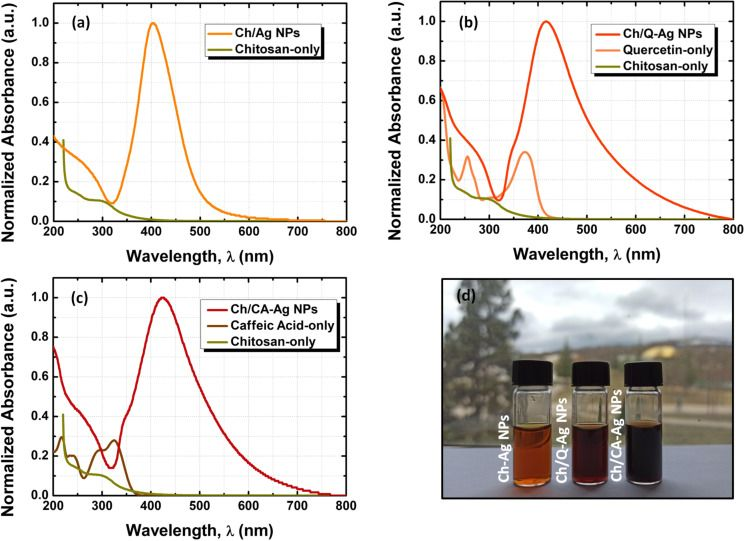
#> input picture imagenes_v02/PMC10043739/Beilstein_J_Nanotechnol-14-362-g003.jpg, 746 x 541 px
$ python -i ajuste1.py   (imports and definitions only)
#> lines starting #> are read from the running program, lines starting #| are printed output that depends on the picture; after the words box and inside, x2 and y2 are one past the last pixel; in counts of white or black regions, pixels touching at a corner belong together
#> further down, picture is the input picture: PIL image 746x541 RGB; mean R, G, B 221, 218.7, 216.6
"""Inventario y segmentación local reproducible. No realiza peticiones de red."""
from __future__ import annotations
import argparse, csv, hashlib, html, json, math, os, random, re, shutil, time
from pathlib import Path
from xml.etree import ElementTree as ET
import numpy as np
import pandas as pd
from PIL import Image, ImageDraw, ImageFont, ImageOps
from scipy import ndimage as ndi

ROOT=Path(__file__).resolve().parents[2]
OUT=ROOT/'modelos/imagenes_v02'; CROPS=ROOT/'producto/imagenes_recortes'
OLD=ROOT/'producto/imagenes'; NEW=ROOT/'producto/imagenes_v02'
EXT={'.jpg','.jpeg','.png','.tif','.tiff','.gif','.webp'}
CONFIG={'version':'ajuste1-4','ejes_fraccion_lineas_max':.08,'seed':20261023,'max_dim_analisis':1400,'blanco':245,'mixta_area_sin_tecnica':.42,
 'dilatacion_px':3,'fusion_cajas_px':5,'adjuntar_texto_px':22,'area_min':.03,
 'tinta_min':.02,'pixeles_tinta_min':120,'aspecto_max':8,'franja_tinta_max':.012,
 'franja_ancho_min':2,'padding_px':4}
CH=hashlib.sha256(json.dumps(CONFIG,sort_keys=True).encode()).hexdigest()[:12]
TECNICA_CONFIG={'version':'solo_etiquetas_prefijo_2','herencia_figura':False,
 'pies_no_fiables':{'7310a3b9204e1d2f526721022214a7c8315a4ce6d9dd7584fd7642d161a81f6e':
 'PMC10605403, Figure 3: el pie intercambia las técnicas de a/b/c respecto de la imagen. Detectado visualmente en lote 17; abstención de toda asignación, sin reinterpretar el pie.'}}
TH=hashlib.sha256(json.dumps(TECNICA_CONFIG,sort_keys=True).encode()).hexdigest()[:12]
TECH_PAT={
 'cryo-EM':r'cryo[-\s]?(?:TEM|EM|electron)', 'HRTEM':r'\bHR[-\s]?TEM\b',
 'STEM':r'\bSTEM\b|scanning transmission electron', 'TEM':r'\bTEM\b|transmission electron',
 'SEM':r'\bSEM\b|scanning electron', 'AFM':r'\bAFM\b|atomic force microscop',
 'XRD':r'\bXRD\b|diffract(?:ion|ogram)', 'FTIR':r'FT[-\s]?IR|infrared|Fourier.transform',
 'UVVis':r'UV[-\s]?(?:vis|visible)|ultraviolet|absorbance|absorption spectr',
 'SAXS':r'\bSAXS\b|small.angle X.ray', 'EDS':r'\bEDS\b|\bEDX\b|energy.dispersive',
 'Raman':r'Raman|\bSERS\b','DLS':r'\bDLS\b|dynamic light scattering|size distribution',
 'zeta':r'zeta(?: potential)?(?: distribution)?'}
RX={k:re.compile(v,re.I) for k,v in TECH_PAT.items()}
MIC={'TEM','SEM','STEM','HRTEM','cryo-EM','AFM'}; SPEC=set(RX)-MIC

def load(p): return pd.read_csv(p,dtype=str,keep_default_na=False,encoding='utf-8-sig')
def dump(p,x):
 p.parent.mkdir(parents=True,exist_ok=True); t=p.with_suffix(p.suffix+'.tmp')
 t.write_text(json.dumps(x,ensure_ascii=False,indent=2),encoding='utf-8'); t.replace(p)
def csvout(p,rows,columns=None):
 df=pd.DataFrame(rows,columns=columns); t=p.with_suffix('.csv.tmp'); df.to_csv(t,index=False,encoding='utf-8-sig'); t.replace(p)
def clean(s):
 s=str(s or '').translate(str.maketrans({'\u2212':'-','\u2013':'-','\u2014':'-','\u00ad':'','\u200b':''}))
 return re.sub(r'\s+',' ',''.join(c for c in s if c.isprintable() or c.isspace())).strip()
# [6 lines left out: function tech, not called in this run]
def fk(s):
 m=re.search(r'\d+',s); return m.group(0) if m else clean(s).lower()
# [4 lines left out: function figure_type, not called in this run]
def ordered_articles():
 a=load(ROOT/'curation/ext_articulos.csv'); a=a[a.tier.isin(['E1','E2'])].copy()
 a['_tier']=a.tier.map({'E1':0,'E2':1}); return a.sort_values('_tier',kind='stable').reset_index(drop=True)
# [49 lines left out: functions archive, full_figs, inventory, not called in this run]
def checkpoint(s):
 with (OUT/'CHECKPOINTS.md').open('a',encoding='utf-8') as f: f.write(f'\n## {time.strftime("%Y-%m-%d %H:%M:%S")} · Ajuste 1\n{s}\n')
def overlap(a,b): return min(a[2],b[2])>max(a[0],b[0]) and min(a[3],b[3])>max(a[1],b[1])
def distance(a,b): return math.hypot(max(a[0]-b[2],b[0]-a[2],0),max(a[1]-b[3],b[1]-a[3],0))
def union(a,b): return (min(a[0],b[0]),min(a[1],b[1]),max(a[2],b[2]),max(a[3],b[3]))
def merge(boxes,gap=0):
 boxes=list(boxes); changed=True
 while changed:
  changed=False
  for i in range(len(boxes)):
   for j in range(i+1,len(boxes)):
    if overlap(boxes[i],boxes[j]) or distance(boxes[i],boxes[j])<=gap:
     boxes[i]=union(boxes[i],boxes[j]); boxes.pop(j); changed=True; break
   if changed: break
 return boxes
def bands(mask,box,depth=0):
 x0,y0,x1,y1=box; sub=mask[y0:y1,x0:x1]; h,w=sub.shape
 if depth>=5 or min(h,w)<100: return [box]
 candidates=[]
 for axis,p in [(0,sub.mean(axis=1)),(1,sub.mean(axis=0))]:
  length=len(p); ok=p<=CONFIG['franja_tinta_max']; labs,n=ndi.label(ok)
  for sl in ndi.find_objects(labs):
   if sl is None: continue
   st,en=sl[0].start,sl[0].stop
   if en-st<CONFIG['franja_ancho_min'] or st<.14*length or en>.86*length: continue
   candidates.append(((en-st)/length,axis,(st+en)//2))
 if not candidates: return [box]
 _,axis,k=max(candidates)
 if axis==0: children=[(x0,y0,x1,y0+k),(x0,y0+k,x1,y1)]
 else: children=[(x0,y0,x0+k,y1),(x0+k,y0,x1,y1)]
 return sum((bands(mask,b,depth+1) for b in children),[])
def segment(im,diagnostics=None):
 w,h=im.size; scale=min(1.,CONFIG['max_dim_analisis']/max(w,h)); W,H=max(1,round(w*scale)),max(1,round(h*scale))
#> after `w, h = im.size`: w = 746; h = 541
#> after `scale = min(1.0, CONFIG['max_dim_analisis'] / max(w, h))`: scale = 1
#> after `W, H = (max(1, round(w * scale)), max(1, round(h * scale)))`: W = 746; H = 541
 a=np.asarray(im.resize((W,H)).convert('RGB')); ink=a.min(axis=2)<CONFIG['blanco']
#> after `ink = a.min(axis=2) < CONFIG['blanco']`:
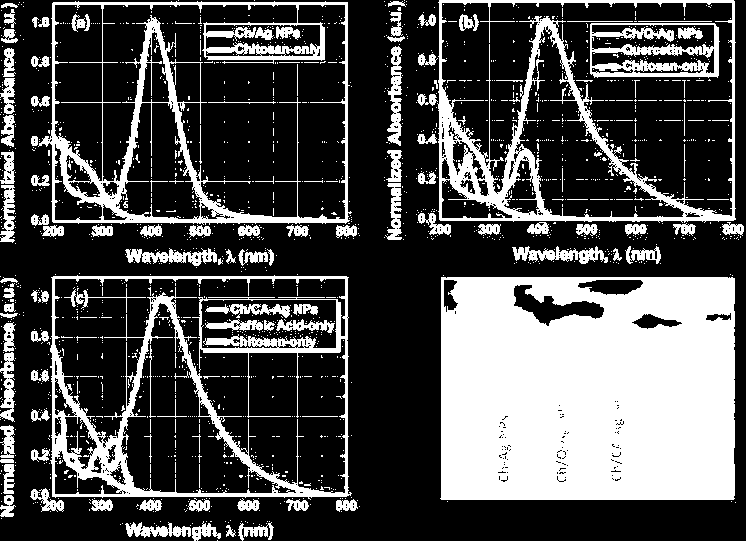
#> ink: shape (541, 746) bool; 30.9% white; 1758 white regions (1635 under 20 px), largest, box (x1, y1, x2, y2) and area: (440, 277, 735, 500) 62259, (50, 275, 352, 500) 12577, (38, 1, 352, 225) 11963
 regions=bands(ink,(0,0,W,H)); boxes=[]; tiny=[]
#> the loop in bands, `for axis,p in [(0,sub.mean(axis=1)),(1,sub.mean(axis=0))]:` made 2 passes
#> (axis, length, n) on passes 1 to 2: (0, 541, 6), (1, 746, 5)
#> after the loop in bands, `for axis,p in [(0,sub.mean(axis=1)),(1,sub.mean(axis=0))]:`: candidates = [(0.00924, 0, 244), (0.0203, 0, 270), (0.0402, 1, 372), (0.0134, 1, 412)]
#> in bands, `_,axis,k=max(candidates)`: axis = 1; k = 372
#> in bands, `else: children=[(x0,y0,x0+k,y1),(x0+k,y0,x1,y1)]`: children = [(0, 0, 372, 541), (372, 0, 746, 541)]
#> after `regions = bands(ink, (0, 0, W, H))`: regions = [(0, 0, 372, 271), (0, 271, 372, 541), (372, 0, 746, 270), (372, 270, 746, 541)]
 for region in regions:
  x0,y0,x1,y1=region; mask=ink[y0:y1,x0:x1]
  dil=ndi.binary_dilation(mask,structure=np.ones((CONFIG['dilatacion_px'],)*2))
  labels,n=ndi.label(dil)
  for sl in ndi.find_objects(labels):
   if sl is None: continue
   ys,xs=sl; b=(x0+xs.start,y0+ys.start,x0+xs.stop,y0+ys.stop)
   area=(b[2]-b[0])*(b[3]-b[1]); ticks=int(ink[b[1]:b[3],b[0]:b[2]].sum())
   (boxes if area>=CONFIG['area_min']*W*H and ticks>=CONFIG['pixeles_tinta_min'] else tiny).append(b)
#> this loop made 4 passes
#> (x0, y0, x1, y1, n) on passes 1 to 4: (0, 0, 372, 271, 58), (0, 271, 372, 541, 49), (372, 0, 746, 270, 66), (372, 270, 746, 541, 1)
#> pass 1, in segment, `mask = ink[y0:y1, x0:x1]`:
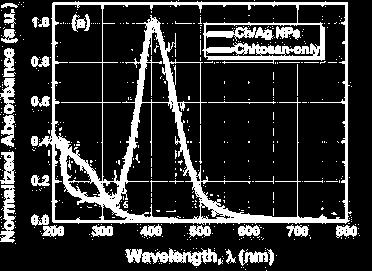
#> mask: shape (271, 372) bool; 18.7% white; 499 white regions (460 under 20 px), largest, box (x1, y1, x2, y2) and area: (38, 1, 352, 225) 11963, (125, 248, 217, 266) 847, (0, 185, 16, 243) 520
#> pass 1, in segment, `dil=ndi.binary_dilation(mask,structure=np.ones((CONFIG['dilatacion_px'..`:
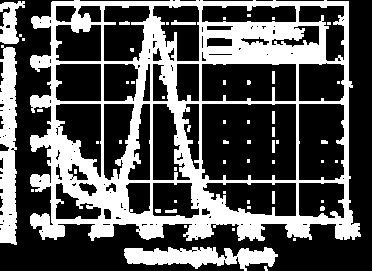
#> dil: shape (271, 372) bool; 33.8% white; 55 white regions (38 under 20 px), largest, box (x1, y1, x2, y2) and area: (30, 0, 361, 241) 27559, (0, 45, 17, 245) 2800, (124, 247, 278, 271) 2210
#> pass 1, in segment, `labels,n=ndi.label(dil)`:
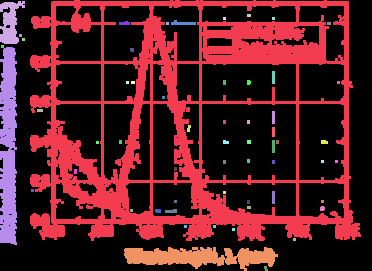
#> labels: shape (271, 372) int32; 59 distinct labels, from 0 to 58; one colour per label, 0 black
#> pass 2, in segment, `mask = ink[y0:y1, x0:x1]`:
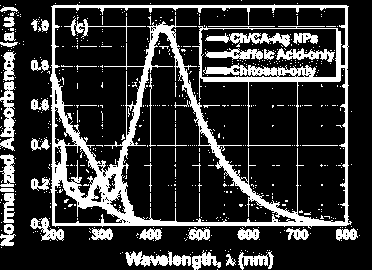
#> mask: shape (270, 372) bool; 21.3% white; 619 white regions (576 under 20 px), largest, box (x1, y1, x2, y2) and area: (50, 4, 352, 229) 12577, (0, 81, 15, 151) 587, (125, 251, 191, 267) 581
#> after the loop:
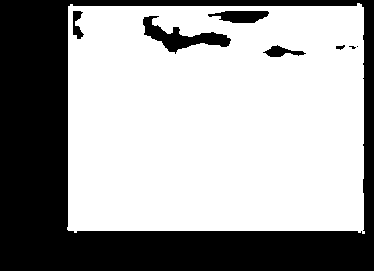
#> dil: shape (271, 374) bool; 63.6% white; 8 black regions (2 under 20 px), largest, box (x1, y1, x2, y2) and area: (0, 0, 374, 271) 34738, (143, 16, 231, 54) 1191, (208, 11, 269, 23) 523, (263, 45, 306, 57) 245, (73, 11, 84, 39) 178, (336, 45, 345, 50) 27
#> after the loop:
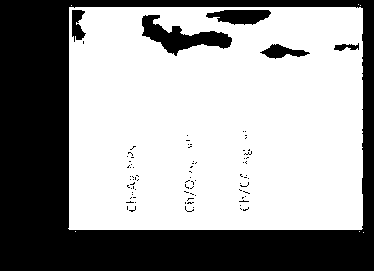
#> mask: shape (271, 374) bool; 61.4% white; 85 black regions (79 under 20 px), largest, box (x1, y1, x2, y2) and area: (0, 0, 374, 271) 35836, (142, 15, 232, 56) 1511, (206, 10, 271, 25) 689, (260, 44, 310, 59) 375, (72, 10, 86, 42) 290, (334, 43, 359, 51) 115
 boxes=merge(boxes,CONFIG['fusion_cajas_px'])
 # Attach panel labels, ticks, scale bars to the nearest large panel without joining separate panels.
 unattached=[]
 for b in tiny:
  if boxes:
   ds=[distance(b,c) for c in boxes]; i=int(np.argmin(ds))
   if ds[i]<=CONFIG['adjuntar_texto_px']: boxes[i]=union(boxes[i],b)
   else: unattached.append(b)
 boxes=merge(boxes,0)
 if len(boxes)<2: return [(0,0,w,h)],'compuesta_sin_separar'
 result=[]
 pad=CONFIG['padding_px']
 for x0,y0,x1,y1 in boxes:
  result.append((max(0,int((x0-pad)/scale)),max(0,int((y0-pad)/scale)),min(w,math.ceil((x1+pad)/scale)),min(h,math.ceil((y1+pad)/scale))))
 # Padding must not create overlapping crops; fall back rather than claim safe separation.
 if any(overlap(a,b) for i,a in enumerate(result) for b in result[i+1:]): return [(0,0,w,h)],'compuesta_sin_separar'
 # Group comparable top edges into reading-order rows.
 result.sort(key=lambda b:(b[1],b[0])); ordered=[]
 while result:
  first=result.pop(0); tol=.25*(first[3]-first[1]); row=[first]; rest=[]
  for b in result:
   (row if abs(b[1]-first[1])<=tol else rest).append(b)
  ordered.extend(sorted(row,key=lambda b:b[0])); result=rest
 if diagnostics is not None:
  for x0,y0,x1,y1 in unattached:
   diagnostics.append({'bbox':[int(x0/scale),int(y0/scale),math.ceil(x1/scale),math.ceil(y1/scale)],'motivo':'componente_menor_3pct_o_poca_tinta_no_asociado_a_panel','etapa':'componentes_previos_al_recorte'})
 return ordered,'componentes_y_franjas'
# [222 lines left out: functions statistics, panel_tech, sources, process_batch, rebuild, sample and 3 more, not called in this run]

# [8 lines not run here, left out]

>>> from PIL import Image
>>> picture = Image.open('../../imagenes_v02/PMC10043739/Beilstein_J_Nanotechnol-14-362-g003.jpg')
>>> result = segment(picture)
#> result = ([(0, 0, 746, 541)], 'compuesta_sin_separar')

$ run again, on imagenes_v02/PMC10146258/materials-16-03238-g005.jpg
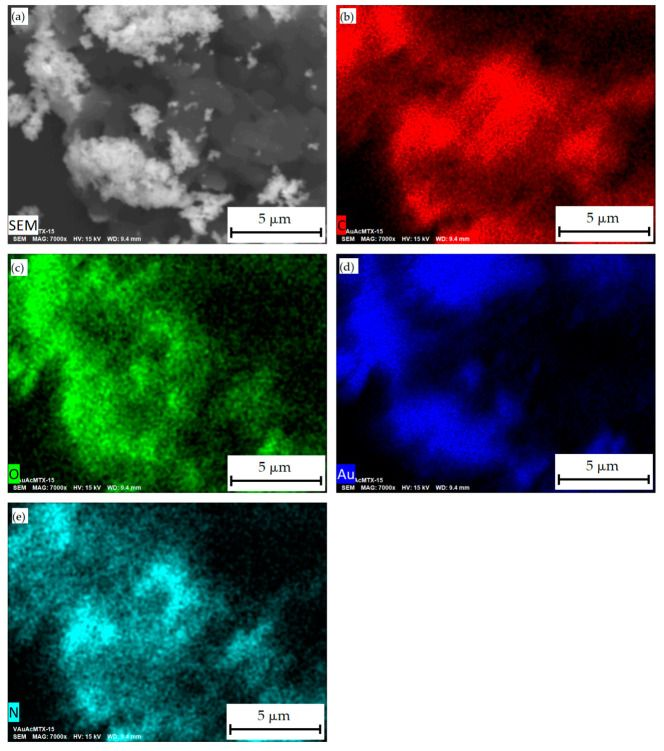
#> input picture imagenes_v02/PMC10146258/materials-16-03238-g005.jpg, 664 x 751 px
#> picture is the input picture: PIL image 664x751 RGB; mean R, G, B 100.5, 107.6, 107.3
#> in segment, `ink = a.min(axis=2) < CONFIG['blanco']`:
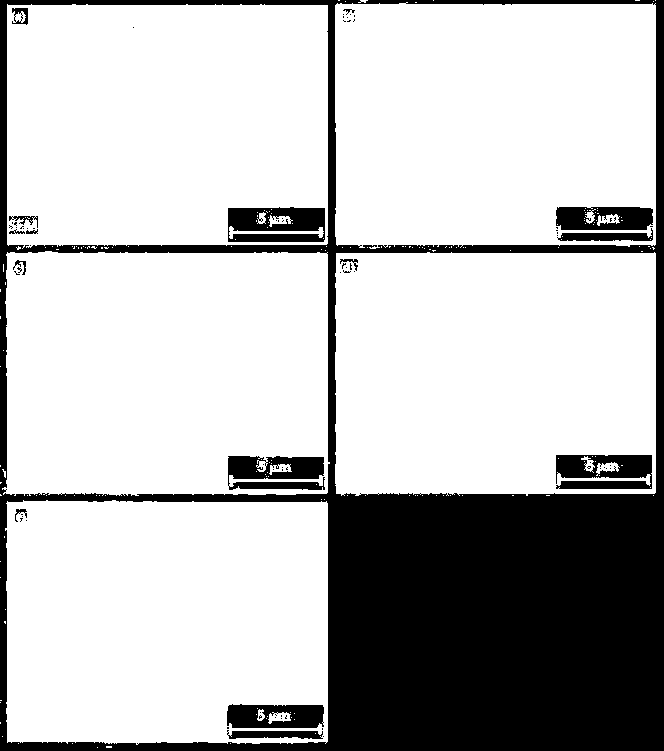
#> ink: shape (751, 664) bool; 74.8% white; 79 black regions (63 under 20 px), largest, box (x1, y1, x2, y2) and area: (0, 0, 664, 751) 111718, (228, 207, 325, 242) 2705, (556, 455, 652, 489) 2604
#> the loop in bands, `for axis,p in [(0,sub.mean(axis=1)),(1,sub.mean(axis=0))]:` made 2 passes
#> (axis, length, n) on passes 1 to 2: (0, 751, 4), (1, 664, 3)
#> after the loop in bands, `for axis,p in [(0,sub.mean(axis=1)),(1,sub.mean(axis=0))]:`: candidates = [(0.00666, 0, 498), (0.0105, 1, 331)]
#> in bands, `_,axis,k=max(candidates)`: axis = 1; k = 331
#> children = [(0, 0, 331, 751), (331, 0, 664, 751)]
#> regions = [(0, 0, 331, 498), (0, 498, 331, 751), (331, 0, 664, 751)]
#> the loop in segment, `for region in regions:` made 3 passes
#> (x0, y0, x1, y1, n) on passes 1 to 3: (0, 0, 331, 498, 5), (0, 498, 331, 751, 9), (331, 0, 664, 751, 3)
#> after the loop in segment, `for region in regions:`:
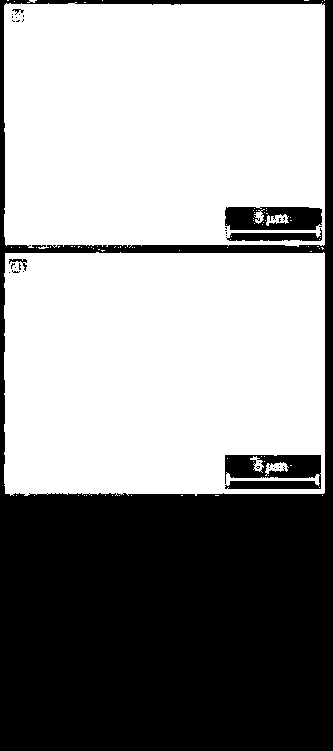
#> mask: shape (751, 333) bool; 59.7% white; 34 black regions (28 under 20 px), largest, box (x1, y1, x2, y2) and area: (0, 0, 333, 751) 95414, (225, 455, 321, 489) 2604, (225, 207, 322, 230) 1887, (226, 228, 322, 241) 703, (9, 259, 27, 271) 66, (12, 9, 24, 15) 27
#> result = ([(0, 0, 664, 751)], 'compuesta_sin_separar')

$ run again, on imagenes_v02/PMC10302373/molecules-28-04644-g004a.jpg
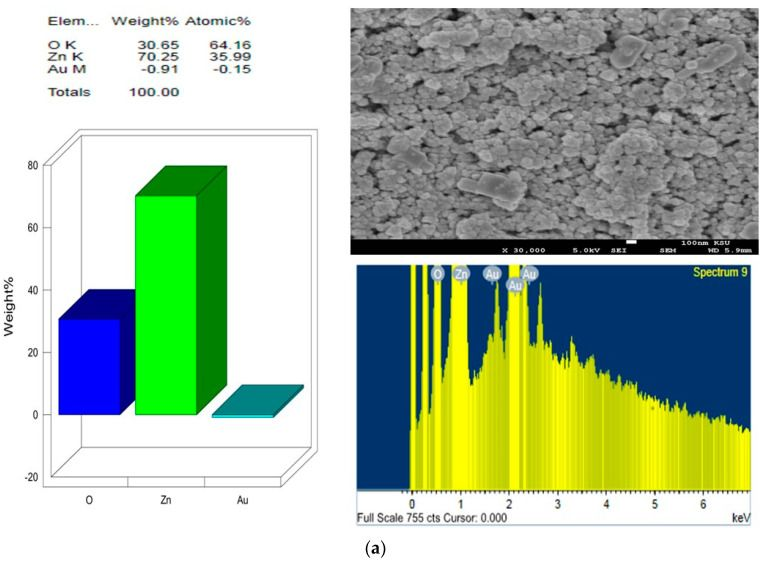
#> input picture imagenes_v02/PMC10302373/molecules-28-04644-g004a.jpg, 764 x 562 px
#> picture is the input picture: PIL image 764x562 RGB; mean R, G, B 170.4, 187.9, 164.9
#> in segment, `ink = a.min(axis=2) < CONFIG['blanco']`:
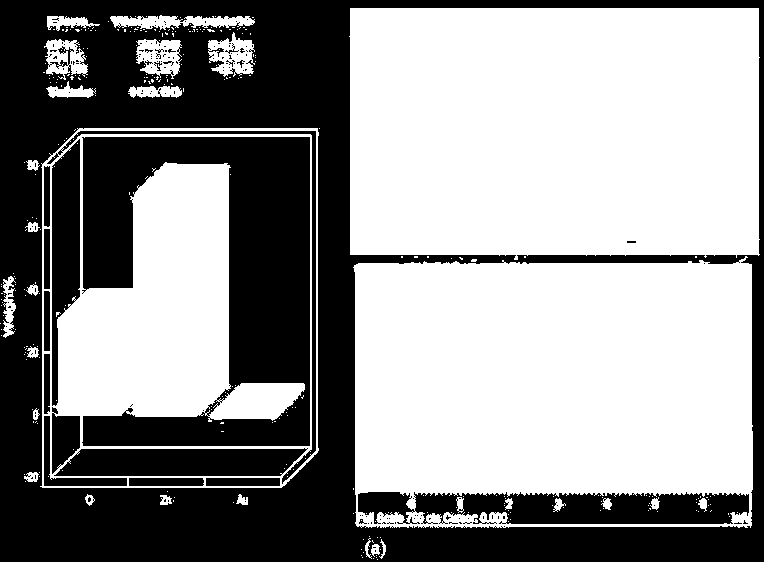
#> ink: shape (562, 764) bool; 57.3% white; 167 black regions (149 under 20 px), largest, box (x1, y1, x2, y2) and area: (0, 0, 764, 562) 117121, (82, 137, 310, 446) 37757, (358, 492, 749, 524) 9584
#> the loop in bands, `for axis,p in [(0,sub.mean(axis=1)),(1,sub.mean(axis=0))]:` made 2 passes
#> (axis, length, n) on passes 1 to 2: (0, 562, 3), (1, 764, 7)
#> after the loop in bands, `for axis,p in [(0,sub.mean(axis=1)),(1,sub.mean(axis=0))]:`: candidates = [(0.0406, 1, 334)]
#> in bands, `_,axis,k=max(candidates)`: axis = 1; k = 334
#> children = [(0, 0, 334, 562), (334, 0, 764, 562)]
#> regions = [(0, 0, 104, 35), (0, 35, 104, 113), (104, 0, 334, 113), (0, 113, 334, 491), (0, 491, 334, 562), (334, 0, 764, 562)]
#> the loop in segment, `for region in regions:` made 6 passes
#> (x0, y0, x1, y1, n) on passes 1 to 6: (0, 0, 104, 35, 1), (0, 35, 104, 113, 3), (104, 0, 334, 113, 6), (0, 113, 334, 491, 8), (0, 491, 334, 562, 4), (334, 0, 764, 562, 6)
#> after the loop in segment, `for region in regions:`:
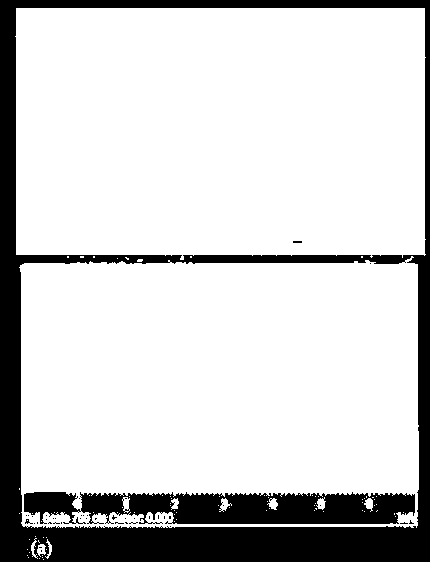
#> mask: shape (562, 430) bool; 81.3% white; 42 black regions (40 under 20 px), largest, box (x1, y1, x2, y2) and area: (0, 0, 430, 562) 35438, (24, 492, 415, 524) 9584
#> `result = segment(picture)`: result = ([(0, 123, 325, 511), (344, 3, 764, 562)], 'componentes_y_franjas')
